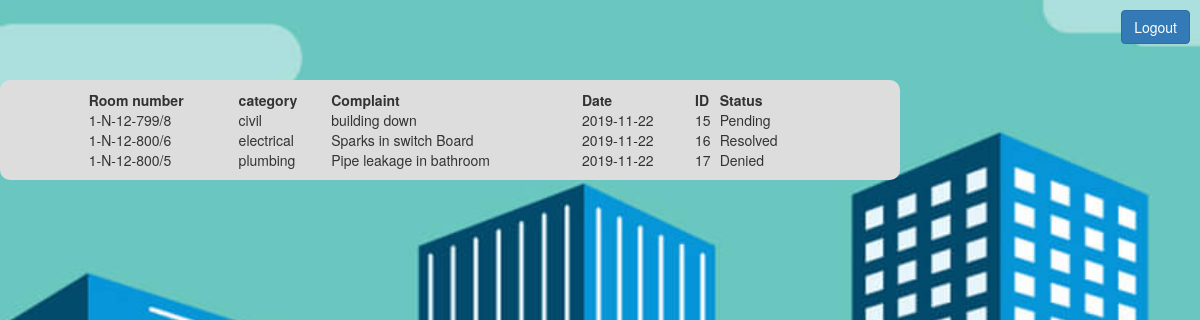
The app's page /viewComplaint with its own data.
### tables this page shows
CREATE TABLE "complaint" (
	"user_id"	TEXT,
	"category"	TEXT,
	"content"	TEXT,
	"date"	TEXT,
	"id"	INTEGER PRIMARY KEY AUTOINCREMENT,
	"status"	TEXT DEFAULT 'Pending'
);

### script.py (the view)
@app.route('/viewComplaint')
def viewComplaint():
	conn = sqlite3.connect('data/data.db')
	cursor = conn.cursor()
	cursor.execute("Select * from complaint")
	rows = cursor.fetchall();
	return render_template('viewComplaint.html', rows=rows)

### script.py (called while the page is built)
@app.before_request
def before_request():
	g.user = None
	if 'user' in session:
		g.user = session['user']

### templates/viewComplaint.html (shortened to what this page needs)
<!DOCTYPE html>
<html>
<head>
	<link rel="stylesheet" type="text/css" href="{{ url_for('static', filename='bootstrap.css') }}">
	<link rel="stylesheet" type="text/css" href="{{ url_for('static', filename='myStyles.css') }}">
	<link rel="stylesheet" href="https://maxcdn.bootstrapcdn.com/bootstrap/3.4.0/css/bootstrap.min.css">
</head>
<body class="bgSet">
	<a href="/logout" style="float: right; margin: 10px"><button class="btn btn-primary">Logout</button></a>
	<br>
  <br>
  <br>
  <br>
  <div class="container-fluid">
		<div class="row">
      <div class="col-md-9">
        <div class="row roundCorner" style="background-color: var(--lightGrey); padding: 10px">
          <div class="col">
						<center>
							<table width="85%" align="center;" style="margin: 0px auto;">
                <tr>
                  <td><strong>Room number</strong></td>
                  <td><strong>category</strong></td>
                  <td><strong>Complaint</strong></td>
                  <td><strong>Date</strong></td>
                  <td><strong>ID</strong></td>
                  <td><strong>Status</strong></td>
                </tr>
                {% for row in rows %}
                <tr>
                  <td>{{row[0]}}</td>
                  <td>{{row[1]}}</td>
                  <td>{{row[2]}}</td>
                  <td>{{row[3]}}</td>
                  <td>{{row[4]}}</td>
                  <td>{{row[5]}}</td>
                </tr>
                {% endfor %}
              </table>
            </center>
          </div>
        </div>
      </div>
    </div>
  </div>
</body>
</html>

### static/myStyles.css (style rules this page uses)
:root { --lightGrey: #DDDDDD; --maroon: #800000; --deepGreenLight: #00902080; --deepBlueLight: #00008080; --orangeLight: #FFA000A0; --pinkLight: #F4BFBEC0; --redLight: #FF000090; --lightRed: #FF3333; --lightBlue: #ADD8E6F0; --lightGreen: #90EE90F0; }
.bgSet { background-image: url('/static/images/buildings.jpg'); background-repeat: no-repeat; background-size: cover; background-attachment: fixed; }
.roundCorner { border-radius: 10px; }

### records on screen
complaint: user "1-N-12-799/8", category "civil", content "building down", date "2019-11-22", id "15", status "Pending"
complaint: user "1-N-12-800/6", category "electrical", content "Sparks in switch Board", date "2019-11-22", id "16", status "Resolved"
complaint: user "1-N-12-800/5", category "plumbing", content "Pipe leakage in bathroom", date "2019-11-22", id "17", status "Denied"
